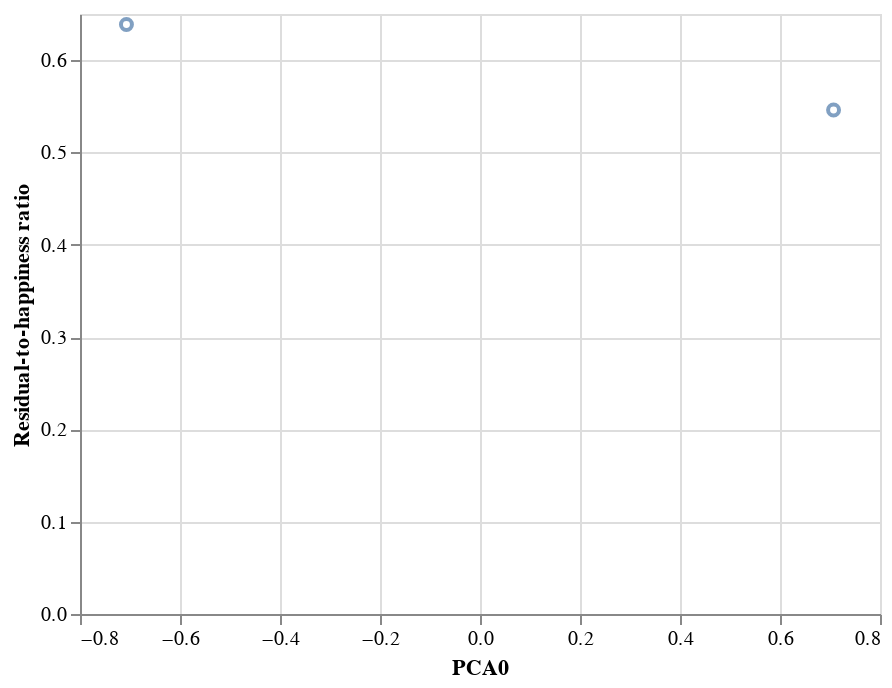

Write notebook code for a chart like this one.
### Code cell
neg_urbanization_residual_ratio.get_pca_chart(1)

### Figure 1 — Vega-Lite specification as saved in the notebook (floating-point values rounded to 4 significant figures)
{"config": {"view": {"continuousWidth": 400, "continuousHeight": 300}}, "data": {"name": "data-4772c2611168ef697d005e10219e4cdb"}, "mark": "point", "encoding": {"x": {"field": "PCA0", "type": "quantitative"}, "y": {"field": "Residual-to-happiness ratio", "type": "quantitative"}}, "$schema": "https://vega.github.io/schema/vega-lite/v4.17.0.json", "datasets": {"data-4772c2611168ef697d005e10219e4cdb": [{"PCA0": 0.7071, "Residual-to-happiness ratio": 0.546}, {"PCA0": -0.7071, "Residual-to-happiness ratio": 0.6386}]}}
